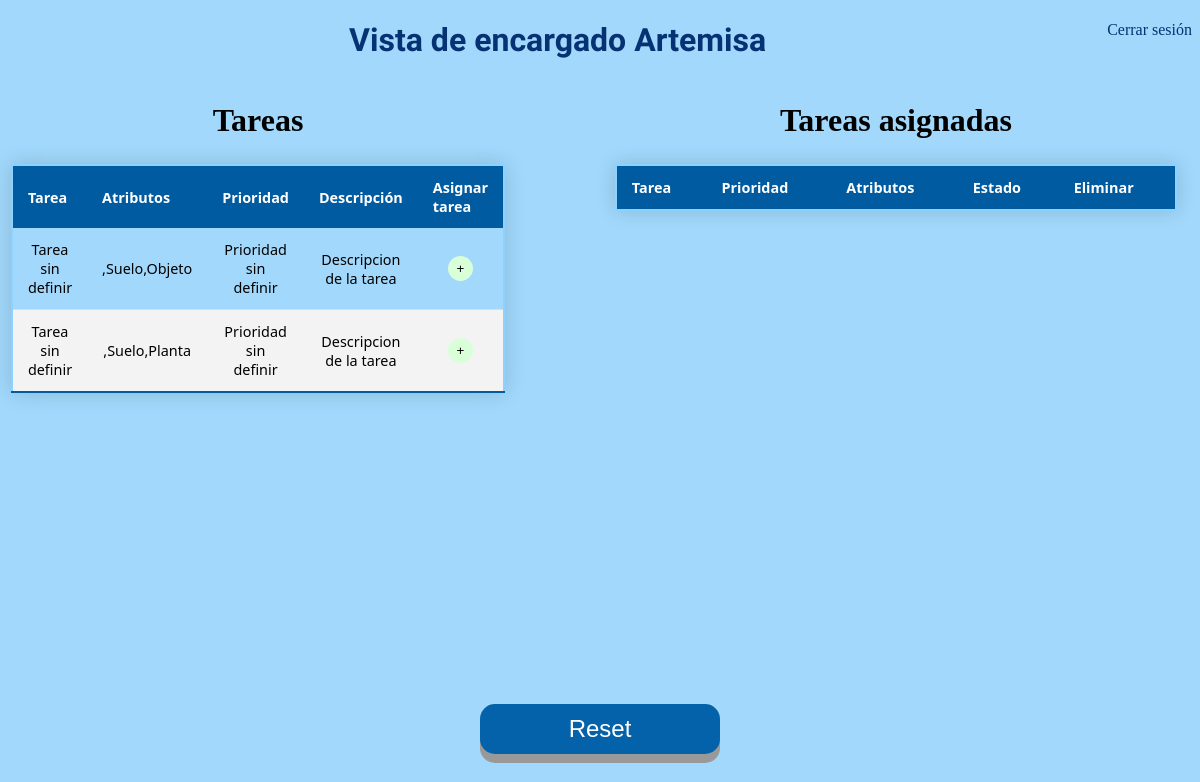
Before: /interfaz_encargado.html with the older database file.
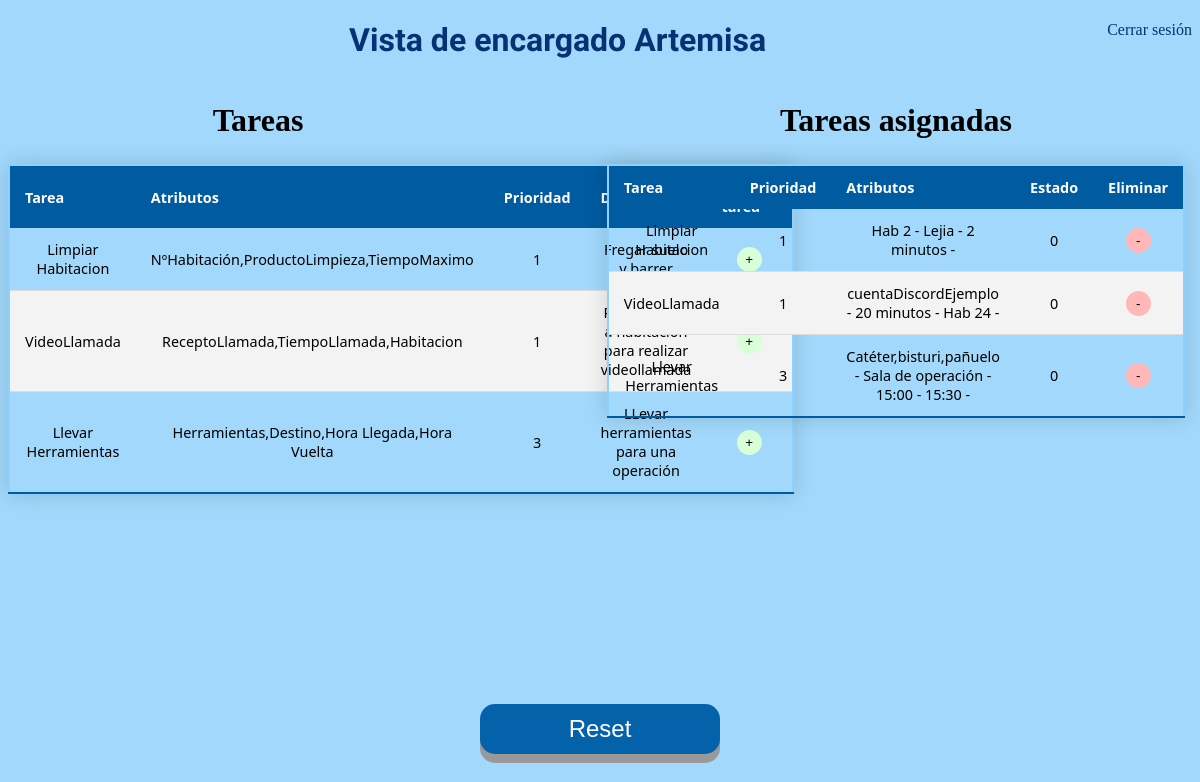
After: the same page with the newer database file.
### app.py (models this page shows)
class Todo(db.Model): #Tabla para tareas creadas
    id = db.Column(db.Integer, primary_key=True)
    content = db.Column(db.String(200), nullable=False)
    priority = db.Column(db.String(200))        # prioridad
    descripcion = db.Column(db.String(200))             # Descripcion
    atributos = db.Column(db.String(800))               # Atributos

class InstanciaTarea(db.Model):
    id = db.Column(db.Integer, primary_key=True)
    content = db.Column(db.String(200), nullable=False)
    completed = db.Column(db.Integer, default=0)
    priority = db.Column(db.String(200))       # prioridad
    atributos_asignados = db.Column(db.String(800))

### app.py (the view)
@app.route('/interfaz_encargado.html', methods=['POST','GET'])   # Redireccion a Encargado
def encargado():
    tasks = Todo.query.order_by(Todo.id).all() # tareas ordenadas por id
    instancias = InstanciaTarea.query.order_by(InstanciaTarea.priority).all() # instancias de tareas ordenadas por prioridad
    return render_template('interfaz_encargado.html', tasks=tasks, instancias=instancias)

### templates/interfaz_encargado.html (shortened to what this page needs)
{% extends 'base.html' %}
{% block body %}
<a style="float:right" href="index.html">Cerrar sesión</a>
    <h1 class="principal" style="text-align:center"> Vista de encargado Artemisa</h1>
    <div class="inline-div-izquierda">
        <h1 class="Copper">Tareas</h1>
        <center>
            <table>
                <thead>
                    <tr>
                        <th> Tarea</th>
                        <th>Atributos</th>
                        <th>Prioridad</th>
                        <th>Descripción</th>
                        <th>Asignar tarea</th>
                    </tr>
                </thead>
                {% for task in tasks %}
                    {% if task.id!=1 %}
                            <tr>
                            <td> {{ task.content }}</td>
                            <td>
                                {{task.atributos}}
                            </td>
                            <td>
                                {{task.priority}}
                            </td>
                            <td>
                                {{task.descripcion}}
                            </td>
                            <td>
                                <button type="button" class="button3" onClick="window.location.href='/asignar/{{task.id}}';">+</button>
                            </td>
                        </tr>
                    {% endif %}
                {% endfor %}
            </table>
        </center>
    </div>
    <center>
        <div class="inline-div-derecha">
            <h1 class="Copper"> Tareas asignadas</h1>
            <center>
                <table>
                    <thead>
                        <tr>
                            <th> Tarea</th>
                            <th>Prioridad</th>
                            <th>Atributos</th>
                            <th>Estado</th>
                            <th>Eliminar</th>
                        </tr>
                    </thead>
                    {% for inst in instancias %}
                        {% if inst.id!=0 %}
                                <tr>
                                <td> {{ inst.content }}</td>
                                <td>
                                    {{ inst.priority }}
                                </td>
                                <td>
                                    {{ inst.atributos_asignados }}
                                </td>
                                <td>
                                    {{ inst.completed }}
                                </td>
                                <td>
                                    <button type="button" class="button4" onClick="window.location.href='/delete_Asignada/{{inst.id}}';">-</button>
                                </td>
                            </tr>
                        {% endif %}
                    {% endfor %}
                </table>
        </div>
    </center>
    <button id="boton2" class="button2" onclick="window.location.href='interfaz_encargado.html';">Reset</button>
{% endblock %}

Changed rows visible on the page:
removed Todo: content "Tarea sin definir", atributos ",Suelo,Objeto", priority "Prioridad sin definir", descripcion "Descripcion de la tarea"
removed Todo: content "Tarea sin definir", atributos ",Suelo,Planta", priority "Prioridad sin definir", descripcion "Descripcion de la tarea"
added Todo: content "Limpiar Habitacion", atributos "NºHabitación,ProductoLimpieza,TiempoMaximo", priority "1", descripcion "Fregar suelo y barrer"
added Todo: content "VideoLlamada", atributos "ReceptoLlamada,TiempoLlamada,Habitacion", priority "1", descripcion "Robot acude a habitación para realizar videollamada"
added Todo: content "Llevar Herramientas", atributos "Herramientas,Destino,Hora Llegada,Hora Vuelta", priority "3", descripcion "LLevar herramientas para una operación"
added InstanciaTarea: content "Limpiar Habitacion", priority "1", atributos_asignados "Hab 2 - Lejia - 2 minutos -", completed "0"
added InstanciaTarea: content "VideoLlamada", priority "1", atributos_asignados "cuentaDiscordEjemplo - 20 minutos - Hab 24 -", completed "0"
added InstanciaTarea: content "Llevar Herramientas", priority "3", atributos_asignados "Catéter,bisturi,pañuelo - Sala de operación - 15:00 - 15:30 -", completed "0"
